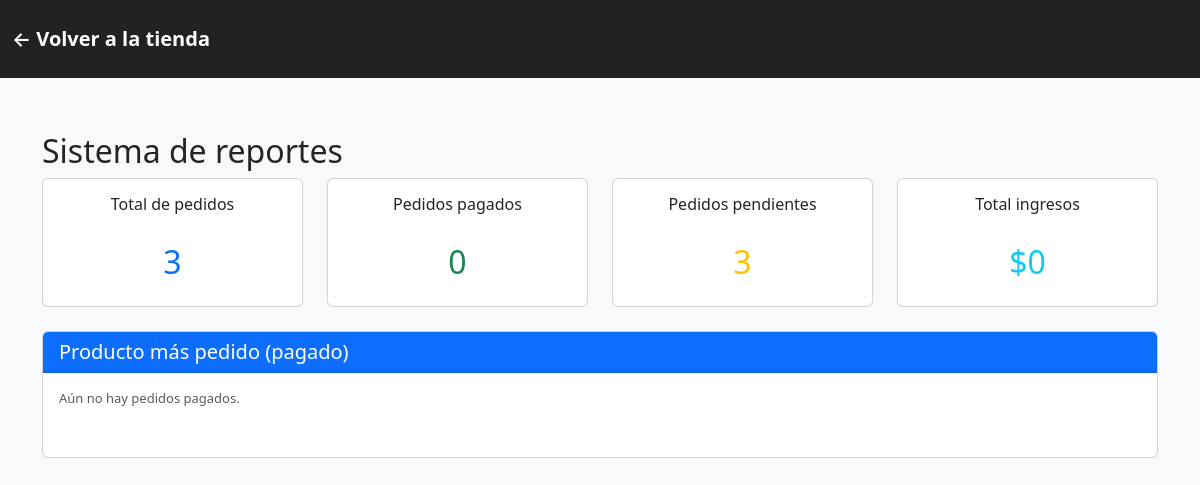
Before: /reportes/ with the older database file.
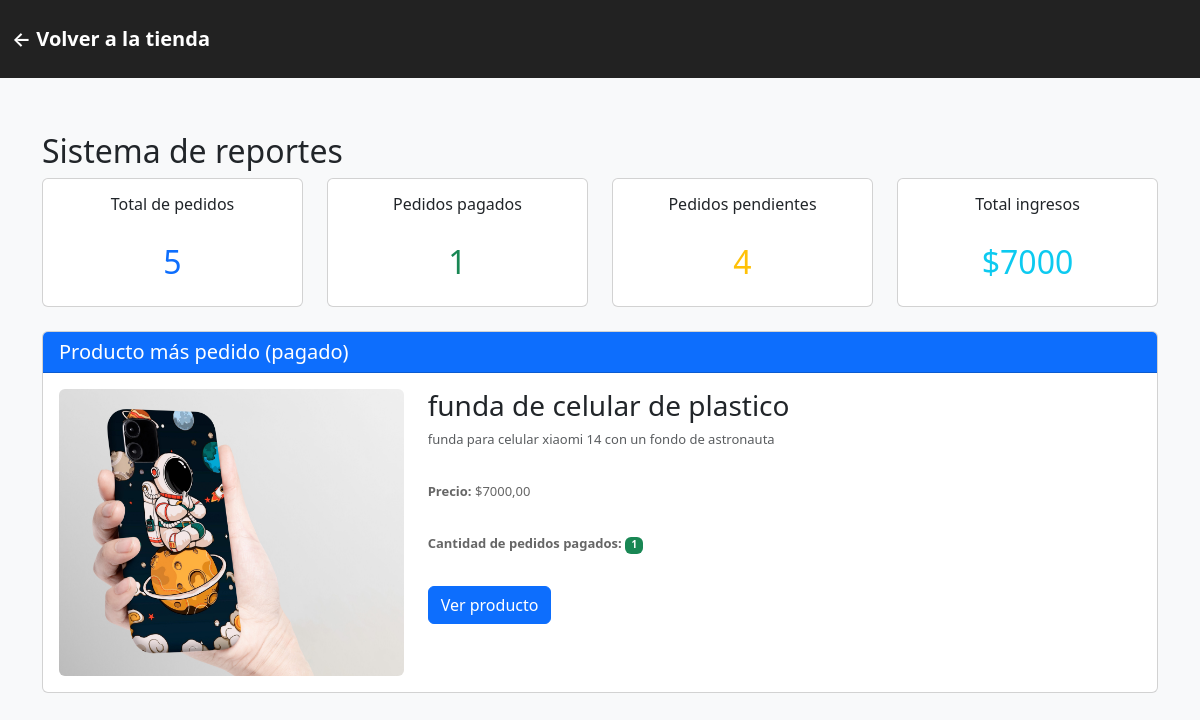
After: the same page with the newer database file.
### myApp/models.py (models this page shows, shortened)
class Producto(models.Model):
    categoria = models.ForeignKey(Categoria, on_delete=models.CASCADE, related_name='productos')
    nombre = models.CharField(max_length=150)
    descripcion = models.TextField(blank=True)
    precio = models.DecimalField(max_digits=10, decimal_places=2)
    stock = models.PositiveIntegerField(default=0)
    activo = models.BooleanField(default=True)

class ProductoImagen(models.Model):
    producto = models.ForeignKey(Producto, on_delete=models.CASCADE, related_name='imagenes')
    imagen = models.ImageField(upload_to= producto_imagen_path)

### myApp/views.py (the view)
# urls.py: path('reportes/', views.reportes, name='reportes'),
def reportes(request):
    producto_mas_pedido = (
        OrdenItem.objects
        .filter(orden__estado_pago='pagado')
        .values('producto')
        .annotate(cantidad_pedidos=Count('id'))
        .order_by('-cantidad_pedidos')
        .first()
    )
    producto_data = None
    if producto_mas_pedido:
        producto = Producto.objects.get(pk=producto_mas_pedido['producto'])
        producto_data = {
            'producto': producto,
            'cantidad_pedidos': producto_mas_pedido['cantidad_pedidos'],
        }
    total_pedidos = Orden.objects.count()
    pedidos_pagados = Orden.objects.filter(estado_pago='pagado').count()
    pedidos_pendientes = Orden.objects.filter(estado_pago='pendiente').count()
    total_ingresos = (
        OrdenItem.objects
        .filter(orden__estado_pago='pagado')
        .aggregate(total=models.Sum('precio_unitario'))['total'] or 0
    )
    context = {
        'producto_mas_pedido': producto_data,
        'total_pedidos': total_pedidos,
        'pedidos_pagados': pedidos_pagados,
        'pedidos_pendientes': pedidos_pendientes,
        'total_ingresos': total_ingresos,
    }
    return render(request, 'reportes.html', context)

### templates/reportes.html (shortened to what this page needs)
{% load static %}
<!DOCTYPE html>
<html lang="es">
<head>
    <link href="https://cdn.jsdelivr.net/npm/bootstrap@5.3.0/dist/css/bootstrap.min.css" rel="stylesheet">
    <link rel="stylesheet" href="{% static 'css/styles.css' %}">
</head>
<body>
<div class="header">
    <div class="container">
        <a href="{% url 'home' %}" class="header-back">← Volver a la tienda</a>
    </div>
</div>
<div class="container py-4">
    <h2>Sistema de reportes</h2>
    <div class="row g-4 mb-4">
        <div class="col-md-3">
            <div class="card text-center">
                <div class="card-body">
                    <h5 class="card-title">Total de pedidos</h5>
                    <h2 class="text-primary">{{ total_pedidos }}</h2>
                </div>
            </div>
        </div>
        <div class="col-md-3">
            <div class="card text-center">
                <div class="card-body">
                    <h5 class="card-title">Pedidos pagados</h5>
                    <h2 class="text-success">{{ pedidos_pagados }}</h2>
                </div>
            </div>
        </div>
        <div class="col-md-3">
            <div class="card text-center">
                <div class="card-body">
                    <h5 class="card-title">Pedidos pendientes</h5>
                    <h2 class="text-warning">{{ pedidos_pendientes }}</h2>
                </div>
            </div>
        </div>
        <div class="col-md-3">
            <div class="card text-center">
                <div class="card-body">
                    <h5 class="card-title">Total ingresos</h5>
                    <h2 class="text-info">${{ total_ingresos|floatformat:0 }}</h2>
                </div>
            </div>
        </div>
    </div>
    <div class="card">
        <div class="card-header bg-primary text-white">
            <h5 class="mb-0">Producto más pedido (pagado)</h5>
        </div>
        <div class="card-body">
            {% if producto_mas_pedido %}
                <div class="row">
                    <div class="col-md-4">
                        {% if producto_mas_pedido.producto.imagenes.all %}
                            <img src="{{ producto_mas_pedido.producto.imagenes.first.imagen.url }}"
                                 alt="{{ producto_mas_pedido.producto.nombre }}"
                                 class="img-fluid rounded"
                                 style="max-height: 300px; object-fit: cover;">
                        {% else %}
                            <div class="bg-light p-5 rounded text-center">
                                <p class="text-muted">Sin imagen</p>
                            </div>
                        {% endif %}
                    </div>
                    <div class="col-md-8">
                        <h3>{{ producto_mas_pedido.producto.nombre }}</h3>
                        <p class="text-muted">{{ producto_mas_pedido.producto.descripcion }}</p>
                        <p>
                            <strong>Precio:</strong> ${{ producto_mas_pedido.producto.precio }}
                        </p>
                        <p>
                            <strong>Cantidad de pedidos pagados:</strong>
                            <span class="badge bg-success">{{ producto_mas_pedido.cantidad_pedidos }}</span>
                        </p>
                        <a href="{% url 'detalle_producto' producto_mas_pedido.producto.pk %}"
                           class="btn btn-primary">Ver producto</a>
                    </div>
                </div>
            {% else %}
                <p class="text-muted">Aún no hay pedidos pagados.</p>
            {% endif %}
        </div>
    </div>
</div>
</body>
</html>

Changed rows visible on the page:
now on this page (row edited): Producto: producto.imagenes.first.imagen (picture), producto.nombre "funda de celular de plastico", producto.descripcion "funda para celular xiaomi 14 con un fondo de astronauta", producto.precio "7000,00"
Other visible differences:
{{ total_pedidos }}: "3" → "5"
{{ pedidos_pagados }}: "0" → "1"
{{ pedidos_pendientes }}: "3" → "4"
{{ total_ingresos|floatformat:0 }}: "0" → "7000"
{{ producto_mas_pedido.cantidad_pedidos }}: (not shown) → "1"
text no longer shown: "Aún no hay pedidos pagados."
text now shown: "Precio: $ Cantidad de pedidos pagados: Ver producto"
